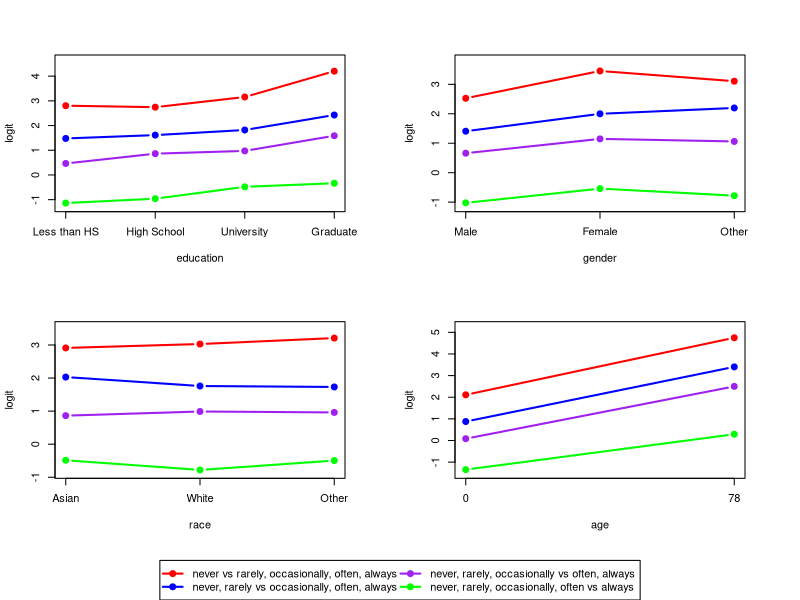

The R source for this figure:

# Importing data
library(MASS)
freq <- read.csv("frequency.csv")

# Recoding "0" as "NA"
for (i in 1:nrow(freq)) {
  for (j in 1:ncol(freq)) {
    freq[i,j] <- ifelse(freq[i,j] == 0, NA, freq[i,j])
  }
}

# Recoding variable race
low <- as.numeric(names(table(freq$race)[which(table(freq$race) < 100)]))
for (i in 1:nrow(freq)) {
  freq$race[i] <- ifelse(freq$race[i] %in% low, 17, freq$race[i])
}

# Creating factors from nominal and ordinal variables
# Creating factors from nominal and ordinal variables
freq$Q2 <- factor(freq$Q2,
                  levels = c("1","2","3","4","5"),
                  labels = c("never", "rarely", "occasionally", "often", "always"))
freq$education <- factor(freq$education,
                         levels = c("1","2","3","4"),
                         labels = c("less than high school", "high school",
                                    "university degree", "graduate degree"))
freq$urban <- factor(freq$urban,
                     levels = c("1","2","3"),
                     labels = c("rural", "suburban", "urban"))
freq$gender <- factor(freq$gender,
                      levels = c("1","2","3"),
                      labels = c("male", "female", "other"))
freq$race <- factor(freq$race,
                    levels = c("11","16","17"),
                    labels = c("asian", "white","other"))
freq$married <- factor(freq$married,
                       levels = c("1","2","3"),
                       labels = c("never married","married","divorced"))
# Intecepts
beta_never <- log(sum(na.omit(as.numeric(freq$Q2) <= 1))/sum(na.omit(as.numeric(freq$Q2) > 1)))
beta_rarely <- log(sum(na.omit(as.numeric(freq$Q2) <= 2))/sum(na.omit(as.numeric(freq$Q2) > 2)))
beta_occasionally <- log(sum(na.omit(as.numeric(freq$Q2) <= 3))/sum(na.omit(as.numeric(freq$Q2) > 3)))
beta_often <- log(sum(na.omit(as.numeric(freq$Q2) <= 4))/sum(na.omit(as.numeric(freq$Q2) > 4)))
beta_never; beta_rarely; beta_occasionally; beta_often

# Verification
int_mod <- polr(factor(Q2) ~ 1, data = freq)
int_mod

# Backward selection
freq2 <- na.omit(freq)
mod.full <- polr(Q2~., data = freq2)
mod.fin <- step(mod.full, direction = "backward")



##  Task 2



layout(matrix(c(1,2,3,4,5,5), ncol=2, byrow=TRUE), heights = c(2,2,0.5))

vars <- c("education", "gender", "race", "age")
q2_levels <- levels(freq2[,"Q2"])

for(v in vars){
  par(mai=rep(0.55, 4))
  p <- nlevels(freq2[,v])
  p <- ifelse(p==0, 2, p)  # age isn't a factor var so we manually set this to 2 so we have 2 columns, one for intercept one for effect of1 unit increase
  glm_coefs = matrix(ncol = p, nrow=4)

  for(i in c(1, 2, 3, 4)){
    df <- freq2  # So we don't overwrite the original data with our changes
    df[,"Q2"] = (!(df[,"Q2"] %in% q2_levels[1:i]))*1

    f = glm(as.formula(paste0("Q2~", v)), data=df, family = "binomial")
    glm_coefs[i,] <- f$coef
    coefs <- f$coef
    coefs[2:p] <- coefs[2:p] + coefs[1]

  }

  coefs_plot <- glm_coefs

  if(v=="age"){
    coefs_plot[,2] = coefs_plot[,1] + (coefs_plot[,2] * max(df[,"age"]))
  }
  else{
    coefs_plot[, 2:p] <- coefs_plot[, 2:p] + coefs_plot[, 1]
  }

  plot(coefs_plot[1,], type="b", ylim=c(min(coefs_plot)*1.1, max(coefs_plot)*1.1), lwd=2, pch=19, xlab=v, ylab="logit", col="red", xaxt="n")
  lines(coefs_plot[2,], type="b", col="blue", lwd=2, pch=19, xaxt="n")
  lines(coefs_plot[3,], type="b", col="purple", lwd=2, pch=19, xaxt="n")
  lines(coefs_plot[4,], type="b", col="green", lwd=2, pch=19, xaxt="n")

  if(v=="education"){
    labs <- c("Less than HS", "High School", "University", "Graduate")
  }
  else if(v=="gender"){
    labs <- c("Male", "Female", "Other")
  }
  else if(v=="race"){
    labs <- c("Asian", "White", "Other")
  }
  else{
    labs <- c(0, max(df[,"age"]))
  }
  axis(1, at=1:p, labels=labs)
}


par(mar=c(0,0,0,0))
plot(1, type = "n", axes=FALSE, xlab="", ylab="")
plot_colours <- c("red", "blue", "purple", "green")
legend(x = "bottom",inset = 0,cex=1,
       legend = c("never vs rarely, occasionally, often, always", "never, rarely vs occasionally, often, always",
                  "never, rarely, occasionally vs often, always", "never, rarely, occasionally, often vs always"),
       col=plot_colours, lwd=2, pch=19, ncol=2)

